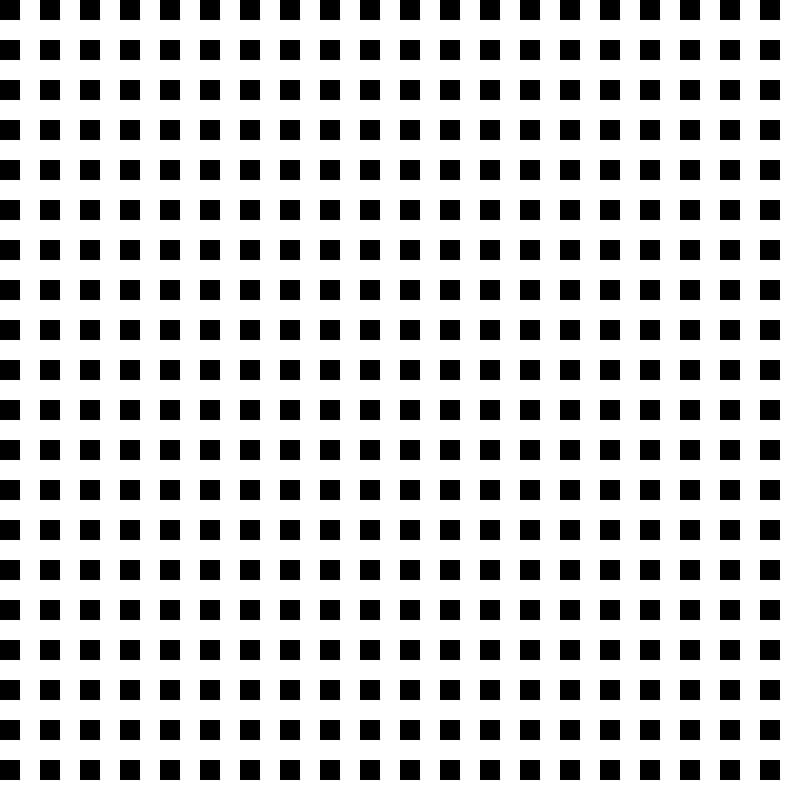
Frame 1 (no input)
Frame 60 (the mouse pressed at the canvas centre just before this capture): identical to frame 1, image omitted
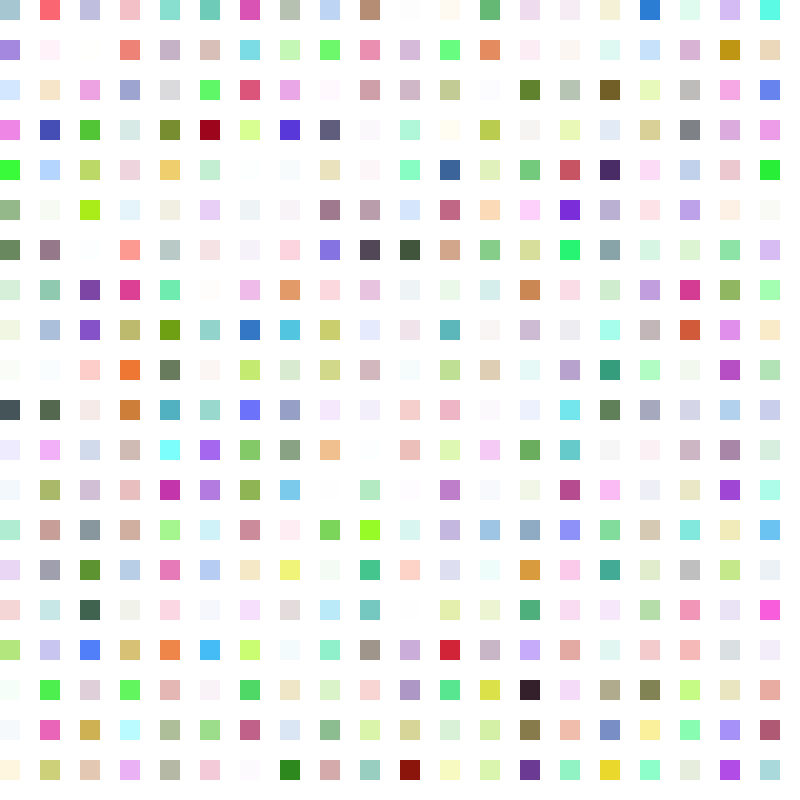
Frame 120 (the mouse held since frame 60 and released just before this capture)

The Processing sketch that drew these frames (run headless with seeded random() and noise(); from frame 60 on, the mouse is pressed at the canvas centre):

// Processing sketch: processing_116392
// ── processing_116392.pde

float radius =40;
float rect_X = 400;
float rect_Y = 400;
void setup() {
  size(800, 800);
}

void draw() {
  background(255);
  noStroke();


  for ( int yPos = 0; yPos <= height; yPos += height/20) {
    for (int xPos = 0; xPos <= width; xPos = xPos + 40 ) {
      if (dist(mouseX, mouseY, rect_X, rect_Y) < radius) {
        fill(random(255), random(255), random(255), random(255));
      }
      else {
        //noFill();
        fill(0);
        //arc(200, 100, 40, 40, 0,PI+2);
      }
      rect(xPos, yPos, 20, 20);
    }
  }
}
